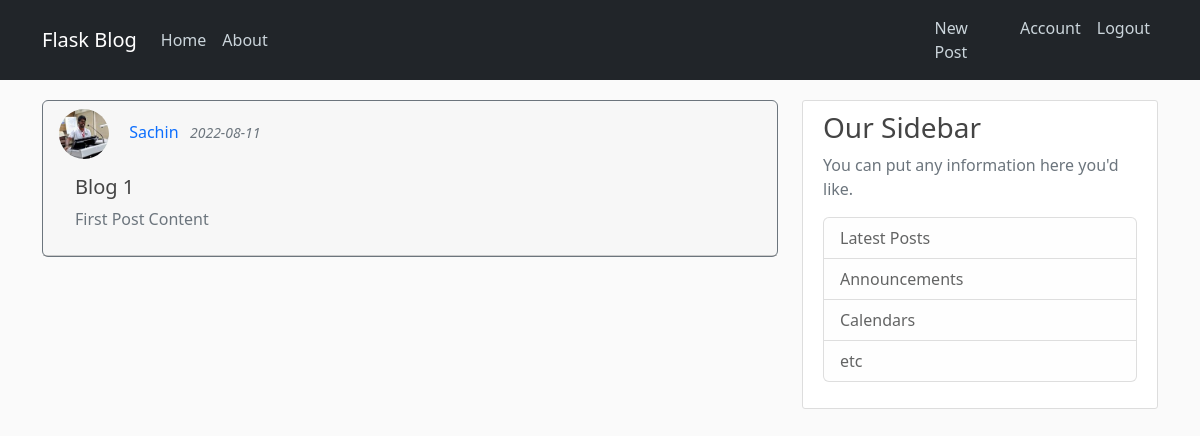
The app's page /post/1 (signed in) with its own data.
### flaskblog/models.py (models this page shows, shortened)
class User(db.Model, UserMixin):
    id = db.Column(db.Integer, primary_key=True)
    username = db.Column(db.String(20), unique=True, nullable=False)
    email = db.Column(db.String(120), unique=True, nullable=False)
    image_file = db.Column(db.String(20), nullable=False,
                           default='default.jpg')
    password = db.Column(db.String(60), nullable=False)
    posts = db.relationship('Post', backref='author', lazy=True)

class Post(db.Model):
    id = db.Column(db.Integer, primary_key=True)
    title = db.Column(db.String(100), nullable=False)
    date_posted = db.Column(db.DateTime, nullable=False,
                            default=datetime.utcnow)
    content = db.Column(db.Text, nullable=False)
    user_id = db.Column(db.Integer, db.ForeignKey('user.id'), nullable=False)

### flaskblog/routes.py (the view)
@app.route("/post/<int:post_id>")
@login_required
def post(post_id):
    post = Post.query.get_or_404(post_id)
    return render_template('post.html', title=post.title, post=post)

### flaskblog/models.py (called while the page is built)
@login_manager.user_loader
def load_user(user_id):
    return User.query.get(int(user_id))

### flaskblog/templates/post.html (shortened to what this page needs)
{% extends "layout.html" %} {% block content %}
<div
  class="card border-secondary mb-3"
  style="max-width: 100%; margin-top: 20px"
>
  <div class="card-header">
    <img
      class="rounded-circle article-img"
      src="{{ url_for('static', filename='profile_pics/' + post.author.image_file) }}"
      style="width: 50px; height: 50px"
    />
    <a
      href="{{ url_for('user_posts', username=post.author.username) }}"
      style="text-decoration: none"
      >{{ post.author.username }}</a
    >
    <small class="text-muted"
      >&nbsp;&nbsp;<i>{{ post.date_posted.strftime('%Y-%m-%d') }}</i></small
    >
    <div class="card-body text-secondary">
      <h5 class="card-title">{{ post.title }}</h5>
      <p class="card-text">{{ post.content }}</p>
    </div>
  </div>
</div>
{% endblock content %}

### flaskblog/static/main.css (style rules this page uses)
body { background: #fafafa; color: #333333; margin-top: 5rem; }
h1, h2, h3, h4, h5, h6 { color: #444444; }
.article-img { height: 65px; width: 65px; margin-right: 16px; }

### records on screen
User: image_file (picture), author.username "Sachin"
Post: date_posted "2022-08-11", title "Blog 1", content "First Post Content"
